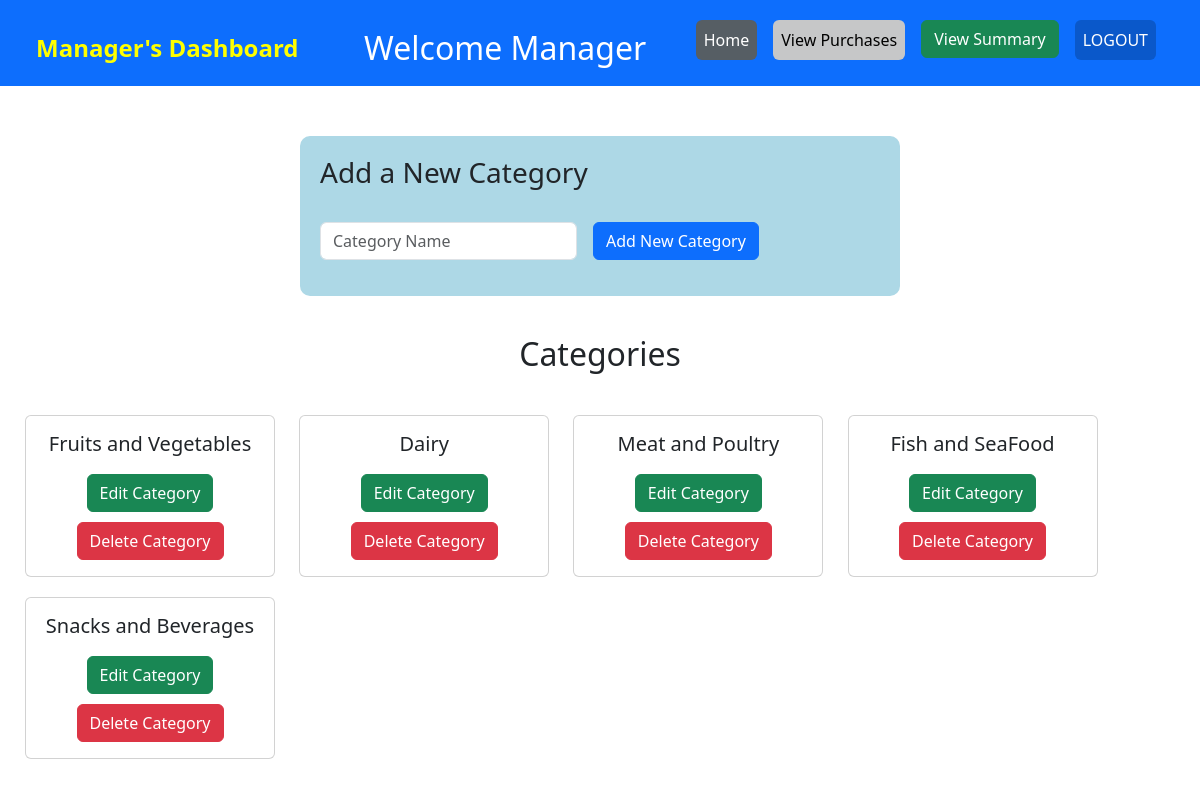
The page /manager (signed in) on the database its author committed.
### main.py (models this page shows)
class Category(db.Model):
    __tablename__ = 'category'
    category_id = db.Column(db.Integer, primary_key=True, autoincrement=True, nullable=False, unique=True)
    category_name = db.Column(db.String(40), nullable=False, unique=True)

### main.py (the view)
@app.route('/manager', methods=['GET', 'POST'])
@login_required
def manager():
    if request.method == 'POST':
        c_name = request.form.get('category_name')
        new_category = Category(category_name = c_name)
        db.session.add(new_category)
        db.session.commit()
        return redirect(url_for('manager'))
    categories = Category.query.all()
    return render_template("manager.html", categories=categories)

### main.py (called while the page is built)
@login_manager.user_loader
def load_user(user_id):
    return User.query.get(int(user_id))

### templates/manager.html (shortened to what this page needs)
<!DOCTYPE html>
<html lang="en">
<head>
    <link href="https://cdn.jsdelivr.net/npm/bootstrap@5.3.1/dist/css/bootstrap.min.css" rel="stylesheet">
    <link rel="stylesheet" href="../static/style.css">
</head>
<body>
    <nav class="navbar navbar-expand-lg navbar-dark bg-primary" style="padding: 20px 0px 10px;">
        <div class="container-fluid">
            <a class="navbar-brand" href="#" style="font-size: 24px; color:yellow; padding-left: 24px;"><b>Manager's Dashboard</b></a>
            <div class="collapse navbar-collapse" id="navbarNav">
                <h2 class="d-flex mx-auto my-2 my-lg-0" align="center" style="color: white;">Welcome Manager</h2>
                <ul class="navbar-nav ml-auto">
                    <li class="nav-item">
                        <a class="btn btn-secondary nav-link active" href="#" style="color: white;">Home</a>
                    </li>
                    <li class="nav-item">
                        <a class="nav-link" href="#"></a>
                    </li>
                    <li class="nav-item">
                        <a class="btn btn-light mb-3 nav-link active" aria-current="page" href="{{ url_for('purchases', managerid=current_user.id) }}" style="color: black;">View Purchases</a>
                      </li>
                    <li class="nav-item">
                        <a class="nav-link" href="#"></a>
                    </li>
                    <li class="nav-item">
                        <a class="btn btn-success" href="{{ url_for('summary', managerid=current_user.id) }}">View Summary</a>
                    </li>
                    <li class="nav-item">
                        <a class="nav-link" href="#"></a>
                    </li>
                    <li class="nav-item">
                      <a class="btn btn-primary mb-3 nav-link active" aria-current="page" href="/logout">LOGOUT</a>
                    </li>
                    <li class="nav-item">
                        <a class="nav-link" href="#"></a>
                    </li>
                    <li class="nav-item">
                        <a class="nav-link" href="#"></a>
                    </li>
                </ul>
            </div>
        </div>
    </nav>
    <div class="create_category">
        <div class="container">
            <h3>Add a New Category</h3>
            <br>
            <form class="row g-3" method="POST" action="">
                <div class="col-auto">
                  <input type="text" class="form-control" id="category_name" name="category_name" placeholder="Category Name">
                </div>
                <div class="col-auto">
                  <button type="submit" class="btn btn-primary mb-3">Add New Category</button>
                </div>
              </form>
        </div>
    </div>
        <br>
    <div class="categories">
        <h2 align="center">Categories</h2>
        <br>
        {% for category in categories %}
        <div class="card">
            <div class="card-body">
                <h5 class="card-title" id="title">{{ category.category_name }}</h5>
                <a href="{{ url_for('edit_category', category_name=category.category_name) }}" class="btn btn-success" id="button">Edit Category</a>
                <a href="{{ url_for('delete_category', category_name=category.category_name) }}" class="btn btn-danger">Delete Category</a>
            </div>
        </div>
        {% endfor %}
    </div>
</body>
</html>

### static/style.css (style rules this page uses)
.create_category { margin-top: 50px; }
.create_category .container { border-radius: 10px; padding: 20px 20px; width: 600px; background-color: lightblue; }
.categories { margin: 15px; }
.categories .card { text-align: center; display: inline-flex; margin: 10px; width: 250px; }
.categories .card a { margin-top: 10px; }

### rows shown on the page
Category: category_name "Fruits and Vegetables"
Category: category_name "Dairy"
Category: category_name "Meat and Poultry"
Category: category_name "Fish and SeaFood"
Category: category_name "Snacks and Beverages"
